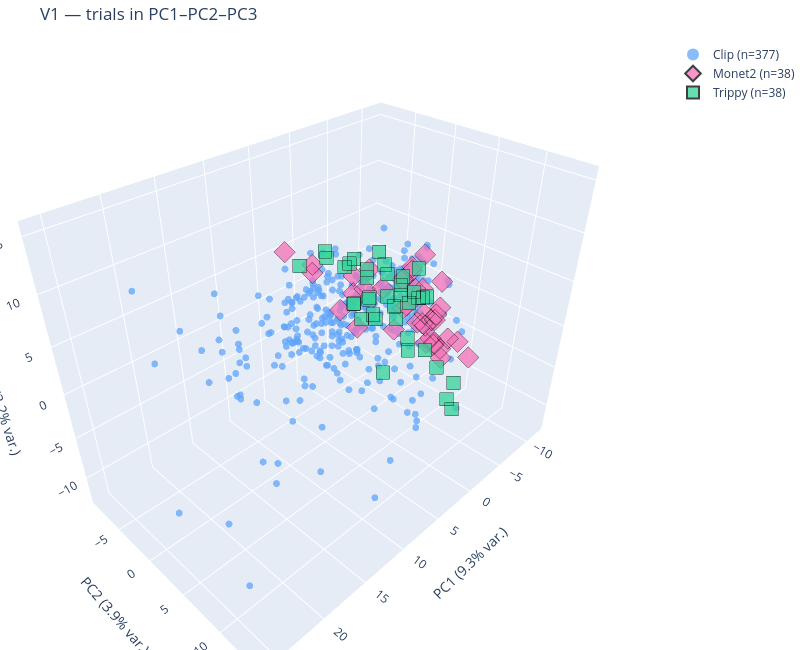

The code cell stored with this chart in its notebook:
### Code cell
# 3-D Plotly scatter (interactive; saved to HTML for the oral presentation).
fig3d_v1 = pca_utils.plot_pca_3d_plotly(
    X_V1_pcs, labels, area_name="V1", pca=pca_V1
)
out_html = FIGURES_DIR / "2_pca_v1_3d.html"
fig3d_v1.write_html(str(out_html))
print(f"saved {out_html}")
fig3d_v1.show()

### Figure 1 — Plotly figure (JSON) as saved in the notebook; plotly's stock layout.template omitted (floating-point values rounded to 4 significant figures; data arrays with more than 128 entries replaced by an {"elided": "..."} marker saying what was removed)
{"data": [{"marker": {"color": "#60A5FA", "line": {"width": 0}, "opacity": 0.75, "size": 4, "symbol": "circle"}, "mode": "markers", "name": "Clip (n=377)", "type": "scatter3d", "x": {"elided": "377 float values"}, "y": {"elided": "377 float values"}, "z": {"elided": "377 float values"}}, {"marker": {"color": "#F472B6", "line": {"color": "black", "width": 0.5}, "opacity": 0.75, "size": 7, "symbol": "diamond"}, "mode": "markers", "name": "Monet2 (n=38)", "type": "scatter3d", "x": [0.1507, -2.957, -8.044, -10.88, -6.622, -4.146, -5.535, -3.27, -4.625, -1.741, -7.206, -8.12, 2.952, -5.302, -4.647, -10.12, -8.384, 6.012, 5.892, -4.509, -9.376, -1.939, -6.45, -7.56, -6.649, 1.322, -6.571, 2.843, -3.706, -4.754, -4.751, 5.229, -3.385, -1.044, -4.194, -4.619, -4.423, -4.192], "y": [5.752, 3.64, 3.594, -0.9384, 4.683, 4.834, 7.889, 8.242, 9.903, 6.865, 0.953, -1.453, -3.722, -1.835, -3.756, -1.9, -1.838, -4.14, -0.6329, -3.088, 0.2851, -2.919, 4.289, 3.614, 3.753, 0.1349, 2.841, 2.158, 4.177, 5.195, 4.02, 2.215, 2.536, 3.426, 7.022, 5.69, 6.7, 6.041], "z": [4.045, 5.999, 2.263, 2.514, 0.3147, -0.6223, -1.738, -0.07063, -2.13, -0.5082, 0.6412, 0.4221, 5.625, 0.4037, -0.2644, 0.5328, 0.1189, 7.998, 7.198, 2.436, -0.5479, 2.763, -1.278, -1.411, -1.64, 3.424, -1.256, 1.202, -0.3432, -2.272, -1.019, 4.256, 0.7149, -0.2792, -3.45, -2.754, -2.634, -2.151]}, {"marker": {"color": "#34D399", "line": {"color": "black", "width": 0.5}, "opacity": 0.75, "size": 7, "symbol": "square"}, "mode": "markers", "name": "Trippy (n=38)", "type": "scatter3d", "x": [8.959, 3.01, 7.741, 7.812, 4.202, 3.641, 8.1, 2.94, 2.588, 1.58, 0.2179, -0.867, 0.3852, -6.138, -0.55, 0.7284, -10.28, -7.992, -6.355, -2.974, -3.057, -8.398, -7.411, -0.4545, -0.5186, -6.717, 5.192, -6.579, -0.176, -6.111, -0.4807, -4.256, -0.06496, 3.548, -1.931, -2.323, -2.758, -0.5243], "y": [10.69, 6.599, 7.093, 8.393, 9.228, 8.921, 8.219, 10.25, 5.375, 6.121, 0.8271, 2.416, -0.6385, -3.245, -5.552, -4.049, -1.137, -4.004, -0.06405, -1.991, -3.9, 1.13, 0.6427, -2.1, -2.779, 1.838, -3.064, 2.98, 0.809, -0.0782, 4.102, 2.558, 1.883, 2.321, 9.811, 7.968, 9.809, 11.41], "z": [3.815, 5.628, 6.731, 7.784, 4.1, 2.425, 9.436, 2.759, 5.911, 5.934, 5.887, 5.587, 1.526, 3.808, 5.089, 5.409, 1.021, 1.3, 2.094, 2.544, 3.881, -0.8146, 0.07421, 5.099, 4.402, 0.1892, 6.678, 0.9044, 2.403, 1.158, 1.559, 1.001, 0.6798, 4.256, -5.811, -3.144, -4.237, -5.244]}], "layout": {"height": 650, "legend": {"itemsizing": "constant"}, "margin": {"b": 0, "l": 0, "r": 0, "t": 40}, "scene": {"xaxis": {"title": {"text": "PC1 (9.3% var.)"}}, "yaxis": {"title": {"text": "PC2 (3.9% var.)"}}, "zaxis": {"title": {"text": "PC3 (3.2% var.)"}}}, "title": {"text": "V1 — trials in PC1–PC2–PC3"}, "width": 800}}
